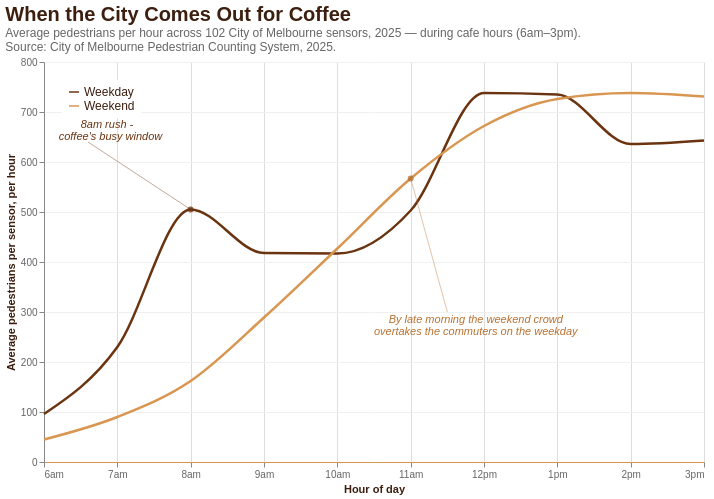

The specification (Vega-Lite) saved for this image:
### Vega-Lite specification from a JSON file in a GitHub repository (floating-point values rounded to 4 significant figures)
{"$schema": "https://vega.github.io/schema/vega-lite/v5.json", "title": {"text": "When the City Comes Out for Coffee", "subtitle": ["Average pedestrians per hour across 102 City of Melbourne sensors, 2025 — during cafe hours (6am–3pm).", "Source: City of Melbourne Pedestrian Counting System, 2025."], "anchor": "start", "fontSize": 20, "subtitleFontSize": 12, "subtitleColor": "#666", "color": "#3C1F0F"}, "width": 660, "height": 400, "data": {"values": [{"hour": 6, "type": "Weekday", "count": 96}, {"hour": 6, "type": "Weekend", "count": 45}, {"hour": 7, "type": "Weekday", "count": 230}, {"hour": 7, "type": "Weekend", "count": 90}, {"hour": 8, "type": "Weekday", "count": 505}, {"hour": 8, "type": "Weekend", "count": 162}, {"hour": 9, "type": "Weekday", "count": 418}, {"hour": 9, "type": "Weekend", "count": 289}, {"hour": 10, "type": "Weekday", "count": 417}, {"hour": 10, "type": "Weekend", "count": 427}, {"hour": 11, "type": "Weekday", "count": 503}, {"hour": 11, "type": "Weekend", "count": 567}, {"hour": 12, "type": "Weekday", "count": 738}, {"hour": 12, "type": "Weekend", "count": 672}, {"hour": 13, "type": "Weekday", "count": 735}, {"hour": 13, "type": "Weekend", "count": 726}, {"hour": 14, "type": "Weekday", "count": 636}, {"hour": 14, "type": "Weekend", "count": 738}, {"hour": 15, "type": "Weekday", "count": 643}, {"hour": 15, "type": "Weekend", "count": 731}]}, "layer": [{"mark": {"type": "line", "strokeWidth": 2.5, "interpolate": "monotone"}, "encoding": {"x": {"field": "hour", "type": "quantitative", "scale": {"domain": [6, 15], "nice": false}, "title": "Hour of day", "axis": {"values": [6, 7, 8, 9, 10, 11, 12, 13, 14, 15], "labelExpr": "datum.value < 12 ? datum.value + 'am' : datum.value == 12 ? '12pm' : (datum.value - 12) + 'pm'", "labelColor": "#666", "domainColor": "#D89651", "titleColor": "#3C1F0F"}}, "y": {"field": "count", "type": "quantitative", "scale": {"domain": [0, 800]}, "title": "Average pedestrians per sensor, per hour", "axis": {"titleColor": "#3C1F0F", "labelColor": "#666", "grid": true, "gridColor": "#f0f0f0"}}, "color": {"field": "type", "type": "nominal", "scale": {"domain": ["Weekday", "Weekend"], "range": ["#6B3410", "#D89651"]}, "legend": {"orient": "top-left", "title": null, "labelColor": "#3C1F0F", "labelFontSize": 12, "fillColor": "white", "padding": 6}}, "tooltip": [{"field": "type", "title": "Day type"}, {"field": "hour", "title": "Hour"}, {"field": "count", "title": "Avg pedestrians", "format": ".0f"}]}}, {"data": {"values": [{"x": 6.6, "y": 640, "x2": 8, "y2": 505}]}, "mark": {"type": "rule", "color": "#6B3410", "strokeWidth": 0.7, "opacity": 0.6}, "encoding": {"x": {"field": "x", "type": "quantitative"}, "y": {"field": "y", "type": "quantitative"}, "x2": {"field": "x2"}, "y2": {"field": "y2"}}}, {"data": {"values": [{"x": 8, "y": 505}]}, "mark": {"type": "point", "filled": true, "color": "#6B3410", "size": 35, "opacity": 0.8}, "encoding": {"x": {"field": "x", "type": "quantitative"}, "y": {"field": "y", "type": "quantitative"}}}, {"data": {"values": [{"x": 6.5, "y": 675, "t": "8am rush -"}, {"x": 6.2, "y": 650, "t": "coffee's busy window"}]}, "mark": {"type": "text", "align": "left", "fontStyle": "italic", "fontSize": 11, "color": "#6B3410"}, "encoding": {"x": {"field": "x", "type": "quantitative"}, "y": {"field": "y", "type": "quantitative"}, "text": {"field": "t"}}}, {"data": {"values": [{"x": 11.5, "y": 300, "x2": 11, "y2": 567}]}, "mark": {"type": "rule", "color": "#B8702F", "strokeWidth": 0.7, "opacity": 0.6}, "encoding": {"x": {"field": "x", "type": "quantitative"}, "y": {"field": "y", "type": "quantitative"}, "x2": {"field": "x2"}, "y2": {"field": "y2"}}}, {"data": {"values": [{"x": 11, "y": 567}]}, "mark": {"type": "point", "filled": true, "color": "#B8702F", "size": 35, "opacity": 0.8}, "encoding": {"x": {"field": "x", "type": "quantitative"}, "y": {"field": "y", "type": "quantitative"}}}, {"data": {"values": [{"x": 10.7, "y": 285, "t": "By late morning the weekend crowd"}, {"x": 10.5, "y": 260, "t": "overtakes the commuters on the weekday"}]}, "mark": {"type": "text", "align": "left", "fontStyle": "italic", "fontSize": 11, "color": "#B8702F"}, "encoding": {"x": {"field": "x", "type": "quantitative"}, "y": {"field": "y", "type": "quantitative"}, "text": {"field": "t"}}}], "config": {"view": {"stroke": null}, "background": "white"}}
